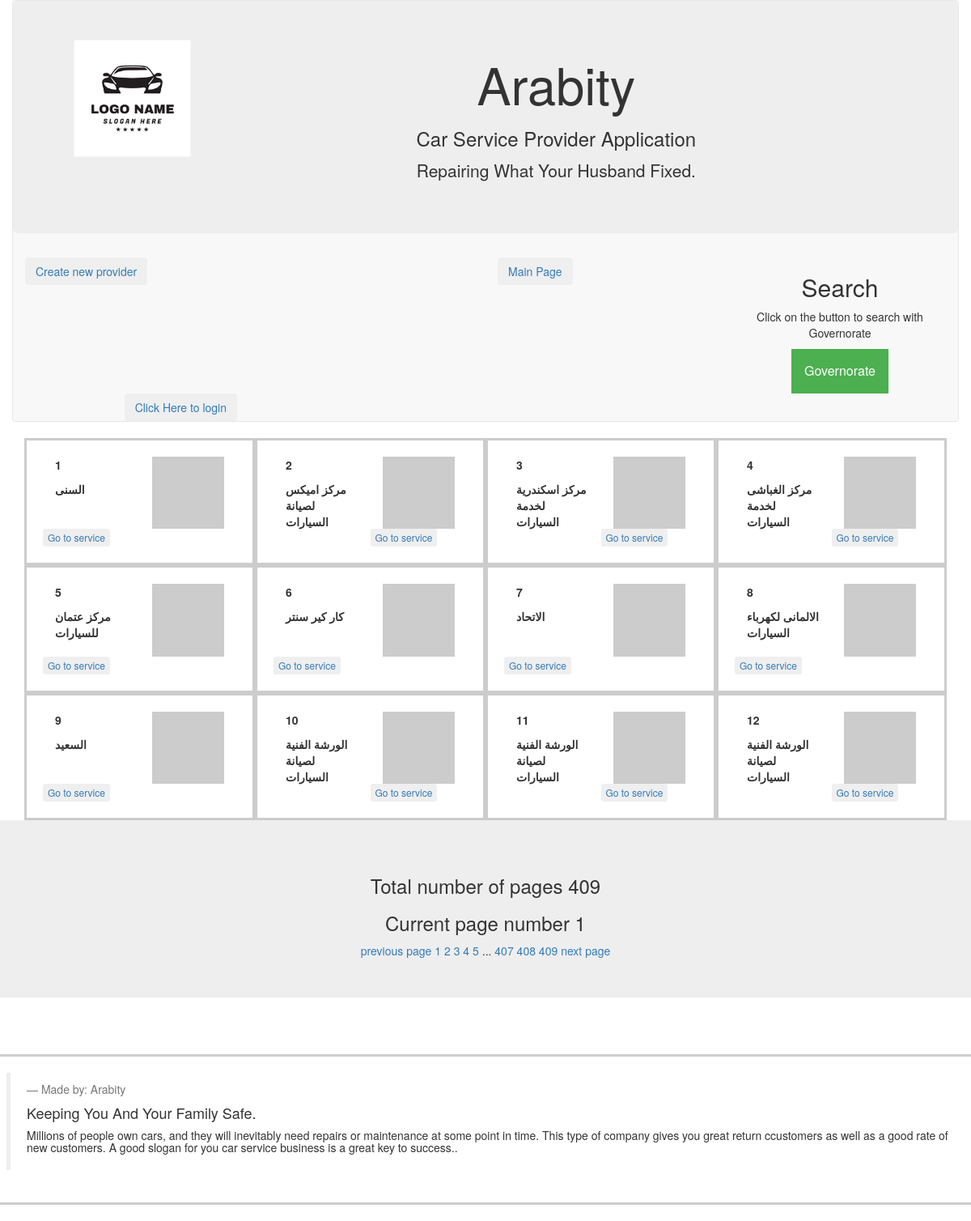
The app's page /provider with its own data.
### database_setup_arabity.py (models this page shows)
class Provider(db.Model):
    id = db.Column(db.Integer, primary_key=True)
    name = db.Column(db.String(20), nullable=False)
    logo = db.Column(db.String(250), nullable=False)
    username = db.Column(db.String(20))
    user_id = db.Column(db.Integer, db.ForeignKey('user.id'),\
                            nullable=False)
    mobiles = db.relationship('Mobile', cascade="all,delete", backref='provider')
    telephones = db.relationship('Telephone', cascade="all,delete", backref='provider')
    stories = db.relationship('Story', cascade="all,delete", backref='provider')
    address = db.relationship('ProviderAdd', cascade="all,delete", backref='provider')
    brands = db.relationship('Brand', secondary=provider_brand,\
                                backref=db.backref('brands', lazy='dynamic'))

### project.py (the view)
@app.route('/')
@app.route('/provider')
@app.route('/provider/<int:page_num>')
def providerName(page_num=1):
    provider = Provider.query.paginate(per_page=12, page=page_num,\
                                        error_out=True)
    governorate = Address.query.filter_by(parent_id=0).all()
    if 'username' not in login_session:
        return render_template('publicmain.html', provider=provider,\
                                governorate=governorate)
    else:
        return render_template('main.html', provider=provider,\
                                governorate=governorate)

### templates/publicmain.html (shortened to what this page needs)
<!DOCTYPE html>
<html lang="en">
<head>
  <link rel="stylesheet" href="https://maxcdn.bootstrapcdn.com/bootstrap/3.3.7/css/bootstrap.min.css">
</head>
<body>
	<nav class="container navbar navbar-default">
			<div class="row jumbotron text-center" >
				<div class="col-sm-2">
					<img src="/static/arabity.png" class="title-logo img-fluid img-responsive" height="150" width="150"/>
				</div>
				<div class="col-sm-10">
          <h1>Arabity</h1>
					<h3>Car Service Provider Application</h3>
					<p>Repairing What Your Husband Fixed.</p>
				</div>
				</div>
			<div class="row">
				<div class="col-md-6 btn-group text-center" role="group">
					<button type="button" class="btn btn-secondary pull-left">
						<a href='{{url_for('newProvider')}}'>Create new provider</a>
					</button>
				</div>
        <div class="col-md-3 btn-group text-center" role="group">
          <button type="button" class="btn btn-secondary pull-left">
            <a href='{{url_for('providerName')}}'>Main Page</a>
          </button>
        </div>
        <div class="col-md-3 btn-group text-center" role="group">
        <body>
  <h2>Search</h2>
  <p>Click on the button to search with Governorate</p>
  <div class="dropdown">
    <button onclick="myFunction()" class="dropbtn">Governorate</button>
  </div>
  </body>
  </html>
				<div class="col-md-3 btn-group text-center" role="group">
					<button type="button" class="btn btn-secondary pull-right">
						{% if 'username' not in session %}
						<a  href="{{url_for('showLogin')}}">Click Here to login</a>
						{% else %}
						<a  href="{{url_for('gdisconnect')}}">Disconnect</a>
						{% endif %}
					</button>
				</div>
  <div class="container">
		{% for i in provider.items %}
		<div class="col-md-3 pill-center" style="padding: 20px; border: 3px solid #ccc">
      <div class="col-md-6">
        <p><strong>{{i.id}}</strong></p>
        <p><strong>{{i.name}}</strong></p>
      </div>
      <div class="col-md-6">
        <img src={{i.logo}} class="title-logo img-fluid img-responsive" height="150" width="150"/>
      </div>
				<button type="button" class="btn btn-xs pull-left">
				<a href='{{url_for('providerService', provider_id=i.id, creator=i.user_id) }}'>Go to service</a>
				</button>
		</div>
	  {% endfor %}
	</div>
  <div class="row jumbotron text-center">
    <h3> Total number of pages {{ provider.pages }} </h3>
    <h3> Current page number {{ provider.page }} </h3>
    <a href="{{url_for('providerName', page_num=provider.prev_num)}}">previous page</a>
  {% for page in provider.iter_pages(left_edge=3, right_edge=3) %}
    {% if page %}
    <a href="{{url_for('providerName', page_num=page)}}">{{ page }}</a>
    {% else %}
      ...
    {% endif %}
  {% endfor %}
  <a href="{{url_for('providerName', page_num=provider.next_num)}}">next page</a>
</div>
  <div class="row" style="padding: 20px; border: 3px solid #ccc">
    <blockquote>
      <footer>Made by: Arabity</footer>
      <h4>Keeping You And Your Family Safe.</h4>
      <h5>Millions of people own cars, and they will inevitably need repairs or maintenance at some point in time. This type of company gives you great return ccustomers as well as a good rate of new customers.
            A good slogan for you car service business is a great key to success..</h5>
    </blockquote>
  </div>
</body>
</html>

### templates/publicmain.html (style rules this page uses)
.dropbtn { background-color: #4CAF50; color: white; padding: 16px; font-size: 16px; border: none; cursor: pointer; }
.dropdown { position: relative; display: inline-block; }

### records on screen
Provider: id "1", name "السنى"
Provider: id "2", name "مركز اميكس لصيانة السيارات"
Provider: id "3", name "مركز اسكندرية لخدمة السيارات"
Provider: id "4", name "مركز الغباشى لخدمة السيارات"
Provider: id "5", name "مركز عتمان للسيارات"
Provider: id "6", name "كار كير سنتر"
Provider: id "7", name "الاتحاد"
Provider: id "8", name "الالمانى لكهرباء السيارات"
Provider: id "9", name "السعيد"
Provider: id "10", name "الورشة الفنية لصيانة السيارات"
Provider: id "11", name "الورشة الفنية لصيانة السيارات"
Provider: id "12", name "الورشة الفنية لصيانة السيارات"

### other values on screen
{{ provider.pages }} "409"
{{ provider.page }} "1"
{{ page }} "1" "2" "3" "4" "5" "407" "408" "409"
